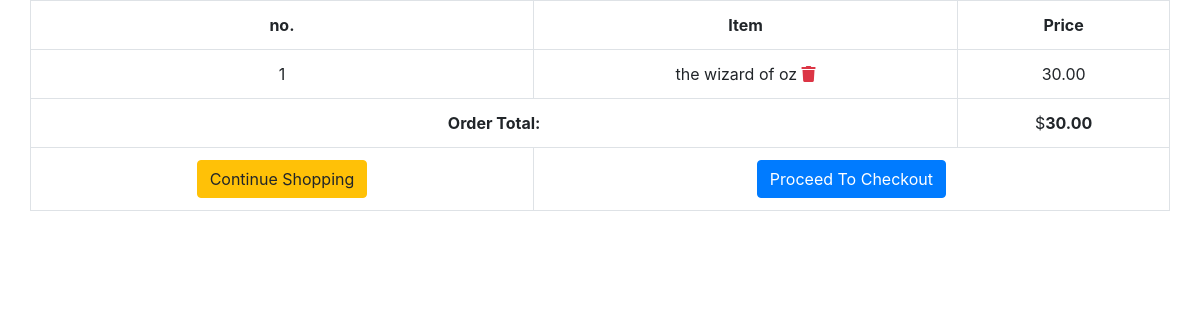
The app's page /cart/order-summary/ (signed in) with its own data.
### shopping_cart/models.py (models this page shows, shortened)
class OrderItem(models.Model):
    product = models.OneToOneField(Product, on_delete=models.SET_NULL, null=True)
    is_ordered = models.BooleanField(default=False)
    date_added = models.DateTimeField(auto_now=True)
    date_ordered = models.DateTimeField(null=True)

class Order(models.Model):
    ref_code = models.CharField(max_length=15)
    owner = models.ForeignKey(Profile, on_delete=models.SET_NULL, null=True)
    is_ordered = models.BooleanField(default=False)
    items = models.ManyToManyField(OrderItem)
    date_ordered = models.DateTimeField(auto_now=True)
    def get_cart_items(self):
        return self.items.all()
    def get_cart_total(self):
        return sum([item.product.price for item in self.items.all()])

### products/models.py (models this page shows, shortened)
class Product(models.Model):
    user = models.ForeignKey(settings.AUTH_USER_MODEL,on_delete=models.CASCADE,null=True,blank=True)
    name = models.CharField(max_length=120)
    description = models.CharField(max_length=500,null=True,blank=True)
    download = models.FileField(upload_to=download_loc,storage=FileSystemStorage(location=protected_loc),null=True,blank=True)
    price = models.DecimalField(max_digits=60,decimal_places=2)
    sale_price = models.DecimalField(max_digits=60,decimal_places=2,null=True,blank=True)
    slug= models.SlugField()

### shopping_cart/views.py (the view)
@login_required()
def order_details(request, **kwargs):
    existing_order = get_user_pending_order(request)
    context = {
        'order': existing_order
    }
    return render(request, 'shopping_cart/order_summary.html', context)

### shopping_cart/views.py (called while the page is built)
def get_user_pending_order(request):
    user_profile = get_object_or_404(Profile, user=request.user)
    order = Order.objects.filter(owner=user_profile, is_ordered=False)
    if order.exists():
        return order[0]
    return 0

### shopping_cart/templates/shopping_cart/order_summary.html (shortened to what this page needs)
{% extends "base.html" %}
{% block content %}
 <section>
   <div class="row">
    <table class="table table-hover table-bordered text-center">
      <tr class="text-center">
        <th>no.</th>
        <th>Item</th>
        <th>Price</th>
      </tr>
      {% for item in order.get_cart_items %}
        <tr>
          <td>{{ forloop.counter }}</td>
          <td>
            {{ item.product.name }}
            <span class="pull-right">
              <a href="{% url 'shopping_cart:delete_item' item.id %}" data-balloon="remove this item from cart" class="text-danger" onclick="return confirm_delete();">
                <i class="fas fa-trash"></i>
              </a>
            </span>
          </td>
          <td>{{ item.product.price }}</td>
        </tr>
      {% empty %}
        <tr>
          <td colspan= 3> You have not added any items yet.</td>
        </tr>
      {% endfor %}
      <tr>
        {% if order.get_cart_total != None %}
        <td colspan=2>
          <strong class="pull-right">Order Total:</strong>
        </td>
        <td colspan= 1>
          $<strong>{{ order.get_cart_total }}</strong>
        </td>
        {% endif %}
      </tr>
      <tr>
        <td colspan=1 >
          <a href="{% url 'products:product-list' %}" class="btn btn-warning pull-left">
            {% if order %}Continue Shopping{% else %}Add Items to Cart {% endif %}
          </a>
        </td>
        <td colspan=2>
          {% if order.get_cart_items %}
            <a href="{% url 'shopping_cart:checkout' %}" class="pull-right btn btn-primary">Proceed To Checkout</a>
          {% endif %}
        </td>
      </tr>
    </table>
   </div>
 </section>
{% endblock %}

### records on screen
OrderItem: product.name "the wizard of oz", product.price "30.00"
Order: get_cart_total "30.00"
